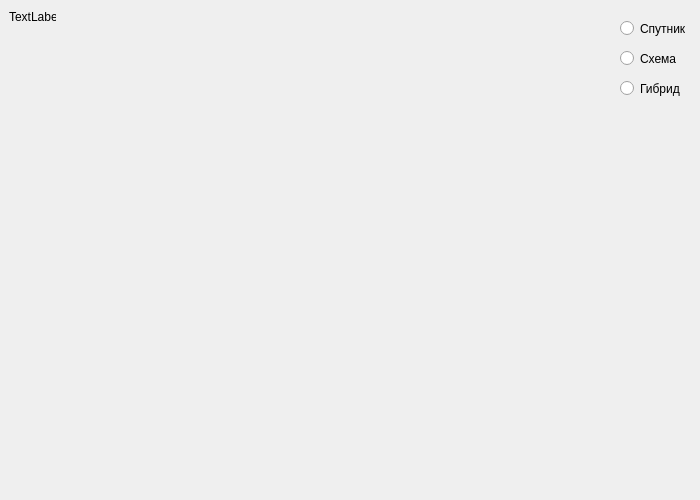
<?xml version="1.0" encoding="UTF-8"?>
<ui version="4.0">
 <class>Form</class>
 <widget class="QWidget" name="Form">
  <property name="geometry">
   <rect>
    <x>0</x>
    <y>0</y>
    <width>700</width>
    <height>500</height>
   </rect>
  </property>
  <property name="windowTitle">
   <string>Область карты</string>
  </property>
  <widget class="QLabel" name="label">
   <property name="geometry">
    <rect>
     <x>9</x>
     <y>9</y>
     <width>47</width>
     <height>16</height>
    </rect>
   </property>
   <property name="text">
    <string>TextLabel</string>
   </property>
  </widget>
  <widget class="QRadioButton" name="radioButton">
   <property name="geometry">
    <rect>
     <x>620</x>
     <y>20</y>
     <width>82</width>
     <height>17</height>
    </rect>
   </property>
   <property name="focusPolicy">
    <enum>Qt::NoFocus</enum>
   </property>
   <property name="text">
    <string>Спутник</string>
   </property>
  </widget>
  <widget class="QRadioButton" name="radioButton_2">
   <property name="geometry">
    <rect>
     <x>620</x>
     <y>50</y>
     <width>82</width>
     <height>17</height>
    </rect>
   </property>
   <property name="focusPolicy">
    <enum>Qt::NoFocus</enum>
   </property>
   <property name="text">
    <string>Схема</string>
   </property>
  </widget>
  <widget class="QRadioButton" name="radioButton_3">
   <property name="geometry">
    <rect>
     <x>620</x>
     <y>80</y>
     <width>82</width>
     <height>17</height>
    </rect>
   </property>
   <property name="focusPolicy">
    <enum>Qt::NoFocus</enum>
   </property>
   <property name="text">
    <string>Гибрид</string>
   </property>
  </widget>
 </widget>
 <resources/>
 <connections/>
</ui>
